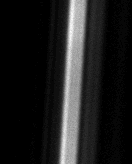
#> input picture v_test_red_horizontal+22deg_22m_rot.png, 132 x 164 px
$ jupyter execute --allow-errors test_mtf.ipynb   (shell and % lines are left out)
#> lines starting #> are read from the running program, lines starting #| are printed output that depends on the picture
### libmtf.py
import cv2
import numpy as np
from scipy.signal import savgol_filter
from scipy.ndimage import rotate
import PIL
import matplotlib.pyplot as plt
import math
from scipy.fft import fft, fftfreq, fftshift

def a(b):
    return b+1

def read_image(filename):
    image = cv2.imread(filename, cv2.IMREAD_GRAYSCALE)
    return image

class Point:
    def __init__(self, x, y):
        self.x = x
        self.y = y

class ROI:
    def __init__(self, ul, lr):
        self.ul = ul
        self.lr = lr

# get_roi
# [6 lines left out: function get_roi, not called in this run]

# get_hamming
def get_hamming(window_width, mid = None):
    if mid is None:
        mid = (window_width - 1) / 2

    wid1 = mid
    wid2 = window_width - 1 - mid
    wid = max(wid1, wid2)
    pie = math.pi
    data = [0.54+0.45*math.cos(pie*(i-mid)/wid) for i in range(window_width)]
    return data

# get_deriv1
# [5 lines left out: function get_deriv1, not called in this run]

# get_centroid
def get_centroid(a):
#     print(a.shape)
    dist = np.arange(a.shape[1])
    # print(dist.shape)
    weight = a
    moment = weight * dist
#     print(moment.shape)
    weight_sum = np.sum(weight, axis=1)
    moment_sum = np.sum(moment, axis=1)
    result = moment_sum/weight_sum
    return result

# get_polyfit
def get_polyfit(x, y, deg):
    p = np.polyfit(x, y, deg, full=False)
    return p

def get_fir2fix(n, m):
    """
    n = frequency data length [0-half-sampling (Nyquist) frequency]
    m = length of difference filter
        e.g. 2-point difference m = 2
             3-point difference m = 3

    returns: nxl MTF correction array (limited to a maximum of 10)
    """
    m = m - 1
    scale = 1
    correct = [abs((math.pi * (i+1) * m/(2*(n+1)))/math.sin(math.pi*(i+1)*m/(2*(n+1)))) for i in range(n)]
    correct[0] = 1
    correct = np.array(correct)
    gt10 = correct > 10
    correct[gt10] = 10
    return correct

def project2(ary, fit, fac = 4):
    """
    Projects the data in array ary along the direction defined by
      npix = (1/slope)*nlin.

    Data is accumulated in 'bins' that have width (1/fac) pixel.

    The smooth, supersampled one-dimensional vector is returned.

    ary: input data array
    fit: the polynomial fit
    fac: oversampling (binning) factor, default = 4
    """

    nlin = ary.shape[0]
    npix = ary.shape[1]
    slope = fit[0]
    nn = math.floor(npix * fac)
    slope = 1/slope
    offset = round(fac * (0 - (nlin - 1) / slope))
    del1 = abs(offset)
    if offset > 0:
        offset = 0

    bwidth = nn + del1 + 150

    # projection and binning
    p2 = [np.polyval(fit, y) - fit[1] for y in range(nlin)]

    barray = np.zeros((2, bwidth))

    for n in range(npix):
        for m in range(nlin):
            x = n
            y = m
            ling = math.ceil((x-p2[m])*fac) + 1 - offset
            if ling < 1:
                ling = 1
            elif ling > bwidth:
                lin = bwidth

            barray[0, ling] = barray[0, ling] + 1
            barray[1, ling] = barray[1, ling] + ary[m, n]

#     print(barray[:, 0:200])

    # TODO: check for zero counts
    start = 1 + round(0.5 * del1)
#     print(start)
    esf = [barray[1, i + start]/barray[0, i + start] for i in range(nn)]
#     print(esf)
    return esf

### test_mtf.ipynb
[cell 1]

import cv2
import numpy as np
from scipy.signal import savgol_filter
from scipy.ndimage import rotate
import PIL
import matplotlib.pyplot as plt
import math
from scipy.fft import fft, fftfreq, fftshift
from libmtf import read_image, Point, ROI, get_roi, get_hamming, get_deriv1, get_centroid, get_polyfit, get_fir2fix, project2

[cell 2]
image_filename = "v.png"

[cell 3]
def calc_mtf(image_filename, rotation=0, plot=False, nn_2_out=30):
    is_edge = False

    special_flag = 1

    del1 = 1
    sunit = "mm"
    funit = "cy/pixel"

    npol = 1

    wflag = 1
    alpha = 1
    nbin = 4
    fil1 = [0.5, -0.5]
    fil2 = [0.5, -0.5]

    deg = 1

    # step 0: load image
    raw_image = read_image(image_filename)
    # rotation = 0
    raw_image = rotate(raw_image, rotation)
    raw_image_row = raw_image.shape[0]
    raw_image_col = raw_image.shape[1]

    if plot:
        print(raw_image_row, raw_image_col)
        plt.title("raw image")
        plt.imshow(raw_image, cmap="hot")
        plt.colorbar()

    # step 1: Get ROI

    # since we are using cropped images, raw images are already roi images
    roi_image_uint = raw_image

    special_flag = 1
    roi_image = roi_image_uint.astype(np.float32)
    if plot:
        plt.title("roi image")
        plt.imshow(roi_image_uint, "gray")

    # step 2: prepare for edge location estimation
    win1 = get_hamming(roi_image.shape[1])

    # step 3: Get derivative

    # roi_image is the derivative of a imaginary edge image
    deriv = roi_image

    if plot:
        plt.subplot(1, 2, 1)
        plt.title("LSF for all rows")
        for i in range(deriv.shape[0]):
            plt.plot(deriv[i, :])

        plt.subplot(1, 2, 2)
        plt.title("LSF for first row")
        plt.plot(deriv[0,:])

    # step 4: apply window and compute centroid

    if wflag == 1:
        centroid = get_centroid(deriv * win1) - 0.5
    else:
        centroid = get_centroid(deriv) - 0.5

    if plot:
        plt.title("LSF and fittings")
        plt.imshow(deriv)
        plt.plot(centroid, np.arange(len(centroid)), 'r')

    x = np.arange(len(centroid))
    y = centroid

    fit = get_polyfit(x, y, deg)

    if plot:
        print(fit)
        plt.plot(np.polyval(fit, x), x, "y")

    # step 5: compute polynomial fit to central locations
    centroid_place = np.polyval(fit, np.arange(len(centroid)))

    hamming_width = deriv.shape[1]

    win2 = [get_hamming(hamming_width, centroid_place[i]) for i in range(len(centroid_place))]
    win2 = np.array(win2)
    wflag = 0
    if wflag == 1:
        deriv_hamming_windowed = deriv*win2
    else:
        deriv_hamming_windowed = deriv

    if plot:
        plt.subplot(1, 2, 1)
        plt.title("LSF after Hamming window")
        plt.imshow(deriv_hamming_windowed)

    centroid = get_centroid(deriv_hamming_windowed)
    if plot:
        plt.plot(centroid, np.arange(len(centroid)), 'r')

    x = np.arange(len(centroid))
    y = centroid
    fit = get_polyfit(x, y, deg)
    if plot:
        plt.plot(np.polyval(fit, x), x, "y")

    slout_ = -fit[0]
    slout = 180*math.atan(slout_)/math.pi
    if plot:
        print("slope angle (deg):", slout)

    # Evaluate equation at the middle line as edge location
    midloc = np.polyval(fit, deriv.shape[0]/2)

    # Limit number of lines to integer (npix*line slope as per ISO 12233
    nlin = deriv.shape[0]
    a = math.floor(nlin*abs(slout))
    b = abs(slout)
    nlin1 = round(a/b)
    if plot:
        print("limit of line number:", nlin1)

    roi_image_limited = roi_image[:nlin1, :]
    if plot:
        plt.subplot(1, 2, 2)
        plt.imshow(roi_image_limited)

    vslope = -fit[0]
    slope_deg = slout
    delimage = del1

    # correct sampling interval for sampling normal to edge
    delfac = math.cos(math.atan(vslope))
    if plot:
        print("delfac:", delfac)

    # input pixel sampling normal to edge
    del1n = del1*delfac
    if plot:
        print("del1n:", del1n)

    # super-sampling interval normal to edge
    del2 = del1n/nbin
    if plot:
        print("del2", del2)

    nn = math.ceil(deriv.shape[1]*nbin)
    nn2 = math.floor(nn/2) + 1
    if plot:
        print("nn, nn2:", nn, nn2)

    # dcorr corrects SFR for response of FIR filter
    dcorr = get_fir2fix(nn2, 3)

    freqlim = 1
    if nbin == 1:
        freqlim = 2

    nn2out = round(nn2*freqlim/2)

    # half-sampling frequency
    nfreq = nn/(2*delimage*nn)

    # step 6: form super-sampled profile by shifting and binning (ESF)
    esf = project2(roi_image_limited, fit, nbin)
    l = len(esf)
    esf[l-1] = esf[l-2]
    if plot:
        plt.plot(esf)

    # step 7: compute 1D derivative (LSF)
    lsf1 = esf
    if plot:
        plt.plot(lsf1)

    # step 8: apply window to LSF
    nn = len(lsf1)
    mm = np.argmax(lsf1)

    win3 = get_hamming(nn, mm)
    win3 = np.array(win3)
    lsf1 = np.array(lsf1)
    if wflag == 1:
        lsf = lsf1 * win3
    else:
        lsf = lsf1

    if plot:
        plt.subplot(1, 2, 1)
        plt.title("without hamming")
        plt.plot(lsf)

        plt.subplot(1, 2, 2)
        plt.title("hamming")
        plt.plot(lsf1 * win3)
        plt.plot(win3*200)

    # step 9: MTF
    temp = abs(fft(lsf))
    mtf = temp[0:nn2] / temp[0]
    # Compute frequency values
    # print("del2", del2, "nn", nn)
    freq = [i / (del2*nn) for i in range(nn)]
    freq = np.array(freq)
    mtf = np.array(mtf)

    test = 'smartmtf'

    if test == 'smartmtf':
        nn2out=nn_2_out # for smartmtf
        efl = 60
        px = 3.45
    elif test == 'dome':
        nn2out=60 # for dome
        efl = 94.45
        px = 5.5

    lppd = px/efl/1000 * 180/3.14159

    if plot:
        print("number of data points:", nn2out)

    if plot:
        fig, (ax1, ax2) = plt.subplots(1,2)
        fig.suptitle(f'{test} FFT and MTF')
        ax1.plot(temp)
        ax2.plot(freq[0:nn2out]/lppd, mtf[0:nn2out])
    if plot:
        print(freq[0:nn2out]/lppd)

    return freq[0:nn2out]/lppd, mtf[0:nn2out]

[cell 4]
plt.title('MTF comparison - freq unit: lp/deg')
freq1, mtf1 = calc_mtf('v_test_red_horizontal+22deg_22m_rot.png', 0, False, 35)
#> in read_image, image is the input picture: shape (164, 132); min 0, max 32, mean 3.8
#> in get_centroid, `weight_sum = np.sum(weight, axis=1)`: weight_sum = 164 values, max 495.9 at index 163, min 408.4 at index 84, mean 451.3
#> in get_centroid, `moment_sum = np.sum(moment, axis=1)`: moment_sum = 164 values, max 37235 at index 29, min 29716.6 at index 84, mean 32870.3
#> in get_centroid, `result = moment_sum/weight_sum`: result = 164 values, max 77.4 at index 0, min 68.31 at index 161, mean 72.84
#> in calc_mtf, `centroid = get_centroid(deriv * win1) - 0.5`: centroid = 164 values, max 76.9 at index 0, min 67.81 at index 161, mean 72.34
#> in calc_mtf, `x = np.arange(len(centroid))`: x = 164 values from 0 to 163
#> in calc_mtf, `y = centroid`: y has the same summary as centroid
#> in get_polyfit, `p = np.polyfit(x, y, deg, full=False)`: p = [-0.0556, 76.86]
#> in calc_mtf, `centroid_place = np.polyval(fit, np.arange(len(centroid)))`: centroid_place = 164 values, max 76.86 at index 0, min 67.81 at index 163, mean 72.34
#> in calc_mtf, `win2 = [get_hamming(hamming_width, centroid_place[i]) for i in range(l..`: win2 = 164 items
#> in calc_mtf, `centroid = get_centroid(deriv_hamming_windowed)`: centroid = 164 values, max 79.45 at index 1, min 69.45 at index 161, mean 74.37
#> in calc_mtf, `y = centroid`: y has the same summary as centroid
#> in calc_mtf, `fit = get_polyfit(x, y, deg)`: fit = [-0.0613, 79.36]
#> in calc_mtf, `slout_ = -fit[0]`: slout_ = 0.0613
#> in calc_mtf, `slout = 180*math.atan(slout_)/math.pi`: slout = 3.51
#> in calc_mtf, `midloc = np.polyval(fit, deriv.shape[0]/2)`: midloc = 74.33
#> in calc_mtf, `a = math.floor(nlin*abs(slout))`: a = 575
#> in calc_mtf, `b = abs(slout)`: b = 3.51
#> in calc_mtf, `nlin1 = round(a/b)`: nlin1 = 164
#> in calc_mtf, `vslope = -fit[0]`: vslope = 0.0613
#> in calc_mtf, `slope_deg = slout`: slope_deg = 3.51
#> in calc_mtf, `delfac = math.cos(math.atan(vslope))`: delfac = 0.998
#> in calc_mtf, `del2 = del1n/nbin`: del2 = 0.25
#> in project2, `slope = fit[0]`: slope = -0.0613
#> in project2, `slope = 1/slope`: slope = -16.31
#> in project2, `offset = round(fac * (0 - (nlin - 1) / slope))`: offset = 40
#> in project2, `bwidth = nn + del1 + 150`: bwidth = 718
#> in project2, `p2 = [np.polyval(fit, y) - fit[1] for y in range(nlin)]`: p2 = 164 values, max 0 at index 0, min -9.99 at index 163, mean -5
#> in project2, `start = 1 + round(0.5 * del1)`: start = 21
#> in project2, `esf = [barray[1, i + start]/barray[0, i + start] for i in range(nn)]`: esf = 528 values, max 27.54 at index 270, min 0 at index 0, mean 3.81
#> in calc_mtf, `l = len(esf)`: l = 528
#> in calc_mtf, `lsf1 = esf`: lsf1 has the same summary as esf in project2
#> in calc_mtf, `mm = np.argmax(lsf1)`: mm = 270
#> in calc_mtf, `win3 = get_hamming(nn, mm)`: win3 = 528 values, max 0.99 at index 270, min 0.09 at index 0, mean 0.55
#> in calc_mtf, `lsf = lsf1`: lsf has the same summary as esf in project2
#> in calc_mtf, `temp = abs(fft(lsf))`: temp = 528 values, max 2013.9 at index 0, min 0.142 at index 234, mean 34.13
#> in calc_mtf, `mtf = temp[0:nn2] / temp[0]`: mtf = 265 values, max 1 at index 0, min 7.04e-05 at index 234, mean 0.0188
#> in calc_mtf, `freq = [i / (del2*nn) for i in range(nn)]`: freq = 528 values from 0 to 4
#> freq1 = 35 values from 0 to 78.33; mtf1 = 35 values, max 1 at index 0, min 0.000415 at index 27, mean 0.137
freq2, mtf2 = calc_mtf('h_test_red_horizontal+22deg_22m_rot.png', 90, False, 35)
#> call 2 of read_image, with filename = 'h_test_red_horizontal+22deg_22m_rot.png'
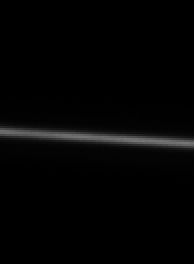
#> input picture h_test_red_horizontal+22deg_22m_rot.png, 97 x 132 px (shown 2 times larger)
#> in read_image, image is the input picture: shape (132, 97); min 0, max 120, mean 4
#> freq2 = 35 values from 0 to 78.33; mtf2 = 35 values, max 1 at index 0, min 0.033 at index 34, mean 0.405
plt.grid(color='gray', linestyle='--', linewidth=1)
plt.plot(freq1, mtf1, label='vline_red_horizontal+22deg')
plt.plot(freq2, mtf2, label='hline_red_horizontal+22deg')
plt.legend()
# print("freq", freq)
# print("mtf", mtf)
#> figure, not shown here; curve peaks at x = 0, y = 1; curve peaks at x = 0, y = 1

[cell 5]
plt.title('MTF comparison - freq unit: lp/deg')
freq1, mtf1 = calc_mtf('v_test_red_horizontal-22deg_22m_rot.png', 0, False, 40)
#> call 3 of read_image, with filename = 'v_test_red_horizontal-22deg_22m_rot.png'
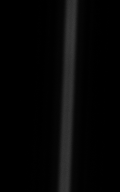
#> input picture v_test_red_horizontal-22deg_22m_rot.png, 120 x 192 px
#> in read_image, image is the input picture: shape (192, 120); min 0, max 58, mean 5.6
#> freq1 = 40 values from 0 to 98.73; mtf1 = 40 values, max 1 at index 0, min 0.000371 at index 33, mean 0.148
freq2, mtf2 = calc_mtf('h_test_red_horizontal-22deg_22m_rot.png', 90, False, 60)
#> call 4 of read_image, with filename = 'h_test_red_horizontal-22deg_22m_rot.png'
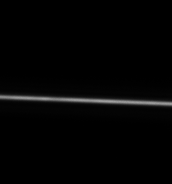
#> input picture h_test_red_horizontal-22deg_22m_rot.png, 172 x 184 px
#> in read_image, image is the input picture: shape (184, 172); min 0, max 162, mean 3.8
#> in get_centroid (call 7), `moment = weight * dist`:
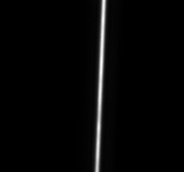
#> moment: shape (172, 184) float64; min 0, max 15810.2, mean 368.3; drawn with min black and max white
#> in get_centroid (call 7), `weight_sum = np.sum(weight, axis=1)`: weight_sum = 172 values, max 730.2 at index 61, min 604.3 at index 116, mean 678.5
#> in get_centroid (call 7), `moment_sum = np.sum(moment, axis=1)`: moment_sum = 172 values, max 73672.7 at index 61, min 59630 at index 116, mean 67771.3
#> in get_centroid (call 7), `result = moment_sum/weight_sum`: result = 172 values, max 103.2 at index 0, min 96.49 at index 170, mean 99.84
#> freq2 = 60 values from 0 to 97.41; mtf2 = 60 values, max 1 at index 0, min 0.00317 at index 59, mean 0.335
plt.grid(color='gray', linestyle='--', linewidth=1)
plt.plot(freq1, mtf1, label='vline_red_horizontal-22deg')
plt.plot(freq2, mtf2, label='hline_red_horizontal-22deg')
plt.legend()
# print("freq", freq)
# print("mtf", mtf)
#> figure, not shown here; curve peaks at x = 0, y = 1; curve peaks at x = 0, y = 1

[cell 6]
plt.title('MTF comparison - freq unit: lp/deg')
freq1, mtf1 = calc_mtf('v_test_red_horizontal0deg_22m_rot.png', 0, False, 35)
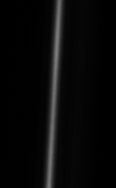
#> input picture v_test_red_horizontal0deg_22m_rot.png, 116 x 188 px
#> in read_image, image is the input picture: shape (188, 116); min 0, max 126, mean 8.4
#> in calc_mtf (call 5), `centroid = get_centroid(deriv * win1) - 0.5`: centroid = 188 values, max 60.11 at index 0, min 50.82 at index 187, mean 55.5
#> in calc_mtf (call 5), `x = np.arange(len(centroid))`: x = 188 values from 0 to 187
#> in calc_mtf (call 5), `y = centroid`: y has the same summary as centroid
#> in calc_mtf (call 5), `fit = get_polyfit(x, y, deg)`: fit = [-0.049, 60.07]
#> in calc_mtf (call 5), `centroid_place = np.polyval(fit, np.arange(len(centroid)))`: centroid_place = 188 values, max 60.07 at index 0, min 50.92 at index 187, mean 55.5
#> in calc_mtf (call 5), `win2 = [get_hamming(hamming_width, centroid_place[i]) for i in range(l..`: win2 = 188 items
#> in calc_mtf (call 5), `win2 = np.array(win2)`:
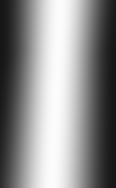
#> win2: shape (188, 116) float64; min 0.09, max 0.99, mean 0.557
#> in calc_mtf (call 5), `centroid = get_centroid(deriv_hamming_windowed)`: centroid = 188 values, max 62.05 at index 0, min 51.41 at index 185, mean 56.81
#> in calc_mtf (call 5), `y = centroid`: y has the same summary as centroid
#> in calc_mtf (call 5), `fit = get_polyfit(x, y, deg)`: fit = [-0.0563, 62.07]
#> in calc_mtf (call 5), `slout_ = -fit[0]`: slout_ = 0.0563
#> in calc_mtf (call 5), `slout = 180*math.atan(slout_)/math.pi`: slout = 3.22
#> in calc_mtf (call 5), `midloc = np.polyval(fit, deriv.shape[0]/2)`: midloc = 56.78
#> in calc_mtf (call 5), `a = math.floor(nlin*abs(slout))`: a = 605
#> in calc_mtf (call 5), `b = abs(slout)`: b = 3.22
#> in calc_mtf (call 5), `nlin1 = round(a/b)`: nlin1 = 188
#> in calc_mtf (call 5), `vslope = -fit[0]`: vslope = 0.0563
#> in calc_mtf (call 5), `slope_deg = slout`: slope_deg = 3.22
#> in calc_mtf (call 5), `delfac = math.cos(math.atan(vslope))`: delfac = 0.998
#> in calc_mtf (call 5), `esf = project2(roi_image_limited, fit, nbin)`: esf = 464 values, max 112.9 at index 215, min 0 at index 0, mean 8.44
#> in calc_mtf (call 5), `l = len(esf)`: l = 464
#> in calc_mtf (call 5), `lsf1 = esf`: lsf1 has the same summary as esf
#> in calc_mtf (call 5), `mm = np.argmax(lsf1)`: mm = 215
#> in calc_mtf (call 5), `win3 = get_hamming(nn, mm)`: win3 = 464 values, max 0.99 at index 215, min 0.09 at index 463, mean 0.57
#> in calc_mtf (call 5), `lsf = lsf1`: lsf has the same summary as esf
#> in calc_mtf (call 5), `temp = abs(fft(lsf))`: temp = 464 values, max 3917.5 at index 0, min 0.289 at index 165, mean 114.8
#> in calc_mtf (call 5), `mtf = temp[0:nn2] / temp[0]`: mtf = 233 values, max 1 at index 0, min 7.38e-05 at index 165, mean 0.0313
#> in calc_mtf (call 5), `freq = [i / (del2*nn) for i in range(nn)]`: freq = 464 values from 0 to 4
#> freq1 = 35 values from 0 to 89.11; mtf1 = 35 values, max 1 at index 0, min 0.000847 at index 32, mean 0.206
freq2, mtf2 = calc_mtf('h_test_red_horizontal0deg_22m_rot.png', 90, False, 40)
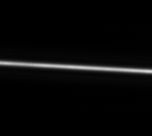
#> input picture h_test_red_horizontal0deg_22m_rot.png, 152 x 136 px
#> in read_image, image is the input picture: shape (136, 152); min 0, max 218, mean 7.4
#> in calc_mtf (call 6), `raw_image = rotate(raw_image, rotation)`:
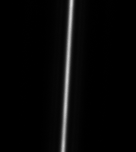
#> raw_image: shape (152, 136); min 0, max 218, mean 7.4
#> in calc_mtf (call 6), `centroid = get_centroid(deriv * win1) - 0.5`: centroid = 152 values, max 70.46 at index 0, min 62.1 at index 151, mean 66.29
#> in calc_mtf (call 6), `x = np.arange(len(centroid))`: x = 152 values from 0 to 151
#> in calc_mtf (call 6), `y = centroid`: y has the same summary as centroid
#> in calc_mtf (call 6), `fit = get_polyfit(x, y, deg)`: fit = [-0.0547, 70.43]
#> in calc_mtf (call 6), `centroid_place = np.polyval(fit, np.arange(len(centroid)))`: centroid_place = 152 values, max 70.43 at index 0, min 62.16 at index 151, mean 66.29
#> in calc_mtf (call 6), `win2 = [get_hamming(hamming_width, centroid_place[i]) for i in range(l..`: win2 = 152 items
#> in calc_mtf (call 6), `win2 = np.array(win2)`:
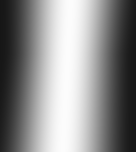
#> win2: shape (152, 136) float64; min 0.09, max 0.99, mean 0.551
#> in calc_mtf (call 6), `centroid = get_centroid(deriv_hamming_windowed)`: centroid = 152 values, max 71.12 at index 0, min 62.45 at index 151, mean 66.78
#> in calc_mtf (call 6), `y = centroid`: y has the same summary as centroid
#> in calc_mtf (call 6), `fit = get_polyfit(x, y, deg)`: fit = [-0.056, 71.01]
#> in calc_mtf (call 6), `slout_ = -fit[0]`: slout_ = 0.056
#> in calc_mtf (call 6), `slout = 180*math.atan(slout_)/math.pi`: slout = 3.21
#> in calc_mtf (call 6), `midloc = np.polyval(fit, deriv.shape[0]/2)`: midloc = 66.75
#> in calc_mtf (call 6), `a = math.floor(nlin*abs(slout))`: a = 487
#> in calc_mtf (call 6), `b = abs(slout)`: b = 3.21
#> in calc_mtf (call 6), `nlin1 = round(a/b)`: nlin1 = 152
#> in calc_mtf (call 6), `vslope = -fit[0]`: vslope = 0.056
#> in calc_mtf (call 6), `slope_deg = slout`: slope_deg = 3.21
#> in calc_mtf (call 6), `esf = project2(roi_image_limited, fit, nbin)`: esf = 544 values, max 195.8 at index 268, min 0 at index 0, mean 7.36
#> in calc_mtf (call 6), `l = len(esf)`: l = 544
#> in calc_mtf (call 6), `lsf1 = esf`: lsf1 has the same summary as esf
#> in calc_mtf (call 6), `mm = np.argmax(lsf1)`: mm = 268
#> in calc_mtf (call 6), `win3 = get_hamming(nn, mm)`: win3 = 544 values, max 0.99 at index 268, min 0.09 at index 543, mean 0.545
#> in calc_mtf (call 6), `lsf = lsf1`: lsf has the same summary as esf
#> in calc_mtf (call 6), `temp = abs(fft(lsf))`: temp = 544 values, max 4002.5 at index 0, min 0.0662 at index 71, mean 198
#> in calc_mtf (call 6), `mtf = temp[0:nn2] / temp[0]`: mtf = 273 values, max 1 at index 0, min 1.65e-05 at index 71, mean 0.0511
#> in calc_mtf (call 6), `freq = [i / (del2*nn) for i in range(nn)]`: freq = 544 values from 0 to 4
#> freq2 = 40 values from 0 to 87.18; mtf2 = 40 values, max 1 at index 0, min 0.0147 at index 39, mean 0.343
plt.grid(color='gray', linestyle='--', linewidth=1)
plt.plot(freq1, mtf1, label='vline_red_horizontal0deg')
plt.plot(freq2, mtf2, label='hline_red_horizontal0deg')
plt.legend()
# print("freq", freq)
# print("mtf", mtf)
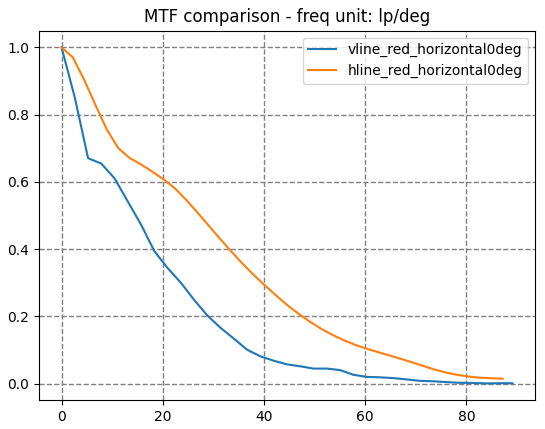
#> figure drawn by matplotlib, 1 panel; curve peaks at x = 0, y = 1; curve peaks at x = 0, y = 1
